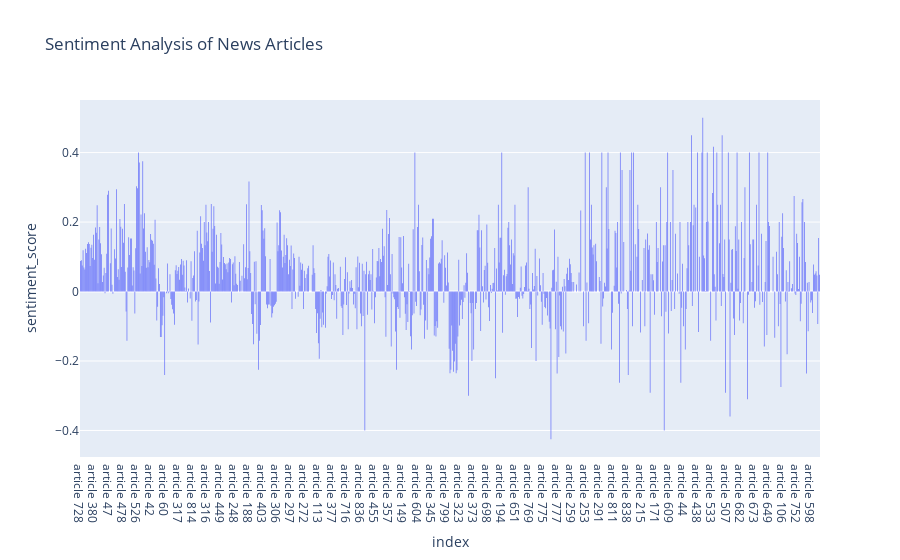

Notebook code for this chart:
### Code cell
fig = px.bar(articles_df, x='index', y='sentiment_score', title='Sentiment Analysis of News Articles')
# fixes plotly faded colors
fig.update_traces(dict(marker_line_width=0))

### Figure 1 — Plotly figure (JSON) as saved in the notebook; plotly's stock layout.template omitted (floating-point values rounded to 4 significant figures; data arrays with more than 128 entries replaced by an {"elided": "..."} marker saying what was removed)
{"data": [{"alignmentgroup": "True", "hovertemplate": "index=%{x}<br>sentiment_score=%{y}<extra></extra>", "legendgroup": "", "marker": {"color": "#636efa", "line": {"width": 0}, "pattern": {"shape": ""}}, "name": "", "offsetgroup": "", "orientation": "v", "showlegend": false, "textposition": "auto", "type": "bar", "x": {"elided": "843 str values"}, "xaxis": "x", "y": {"elided": "843 float values"}, "yaxis": "y"}], "layout": {"barmode": "relative", "legend": {"tracegroupgap": 0}, "title": {"text": "Sentiment Analysis of News Articles"}, "xaxis": {"anchor": "y", "domain": [0, 1], "title": {"text": "index"}}, "yaxis": {"anchor": "x", "domain": [0, 1], "title": {"text": "sentiment_score"}}}}
